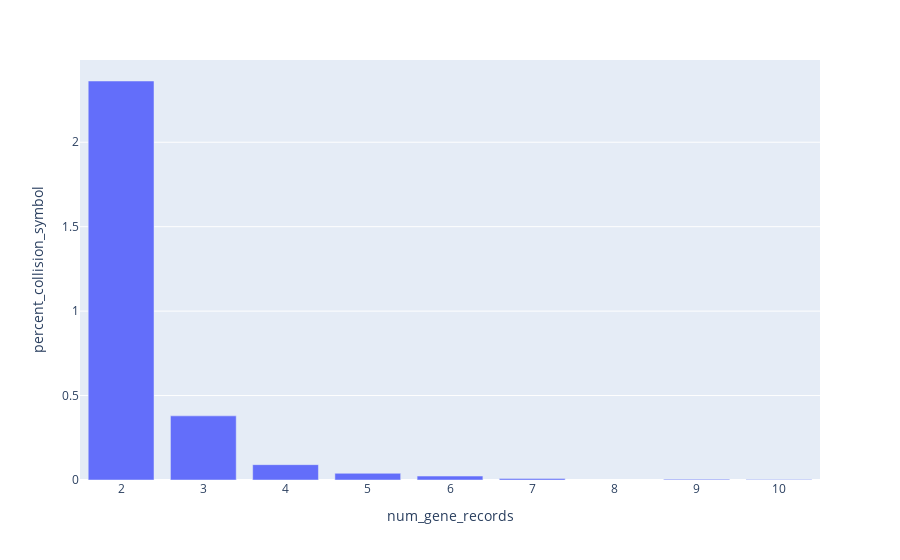

Notebook cell for this chart:
### Code cell
create_aa_collision_histogram(aa_collision_gene_hgnc_df, "HGNC", hgnc_alias_count)

### Figure 1 — Plotly figure (JSON) as saved in the notebook; plotly's stock layout.template omitted (floating-point values rounded to 4 significant figures)
{"data": [{"alignmentgroup": "True", "hovertemplate": "num_gene_records=%{x}<br>percent_collision_symbol=%{y}<extra></extra>", "legendgroup": "", "marker": {"color": "#636efa", "pattern": {"shape": ""}}, "name": "", "offsetgroup": "", "orientation": "v", "showlegend": false, "textposition": "auto", "type": "bar", "x": [2, 3, 4, 5, 6, 7, 9, 10], "xaxis": "x", "y": [2.363, 0.3798, 0.09087, 0.03961, 0.0233, 0.00932, 0.00466, 0.00233], "yaxis": "y"}], "layout": {"barmode": "relative", "legend": {"tracegroupgap": 0}, "margin": {"t": 60}, "xaxis": {"anchor": "y", "domain": [0, 1], "title": {"text": "num_gene_records"}}, "yaxis": {"anchor": "x", "domain": [0, 1], "title": {"text": "percent_collision_symbol"}}}}
